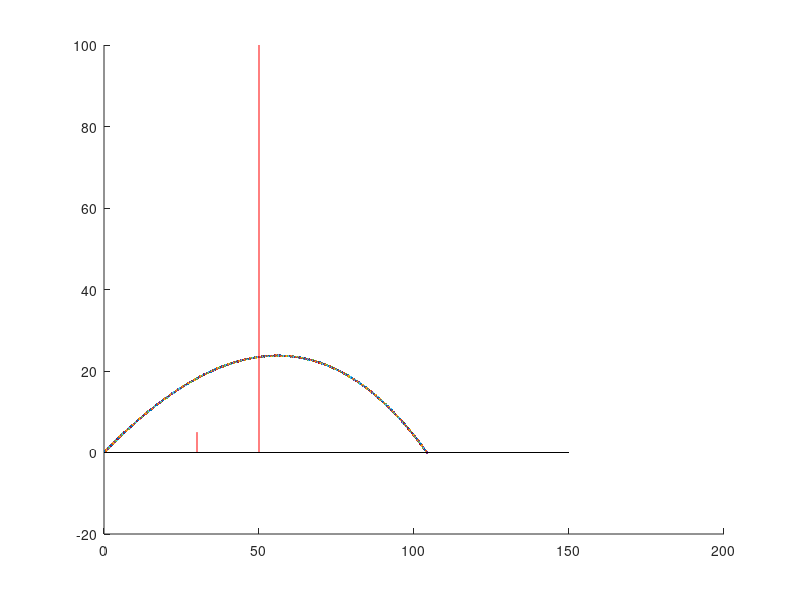

The MATLAB script that drew this image:
 
   
m = 10; % mass in kg
k = .05; % drag coefficient in kg/m
v = 40; % initial velocity in m/s
d = 50; % distance to target in m
dw = 30; % distance to wall in m
hw = 5; % height of wall in m
w = 5; % wind speed in m/s
% theta = 38.; launch angle

g = 9.81;

%for (theta = 0:10:90) %(theta = 0:(pi/500):(pi/2))
    theta = 38

    v_x1 = v * cosd(theta);
    v_z1 = v * sind(theta);
    %e=2;
    z2 = 1;
    x1 = 0;
    z1 = 0;
    clearwall = 0;
    
    while (z2 > 0)
    
            v_eff = sqrt((v_x1 - w)^2 + v_x1^2);
            a_x = (-k / m) * (v_x1 - w) * v_eff;
            a_z = (-g) - ((k/m) * v_z1 * v_eff);
            v_x2 = v_x1 + ((.01) * (a_x)); 
            v_z2 = v_z1 + ((.01) * (a_z));
            x2 = x1 + ((.01) * (v_x1));
            z2 = z1 + ((.01) * (v_z1));
            
            if (((x2 <= (dw+.1)) && (x2 >= (dw-.1))) && (z2 > hw))
                clearwall = 1;
            end
            
            %x(e) = x2;
            %e = e + 1;
            
            x1 = x2;
            z1 = z2;
            v_x1 = v_x2;
            v_z1 = v_z2;
            
            hold on
            scatter(x2,z2,'.b')
    end
    
%end
    
    plot([50,50],[0,100],'-r')
    plot([30,30],[0,5],'-r')
    plot([0,(150)],[0,0],'-k')